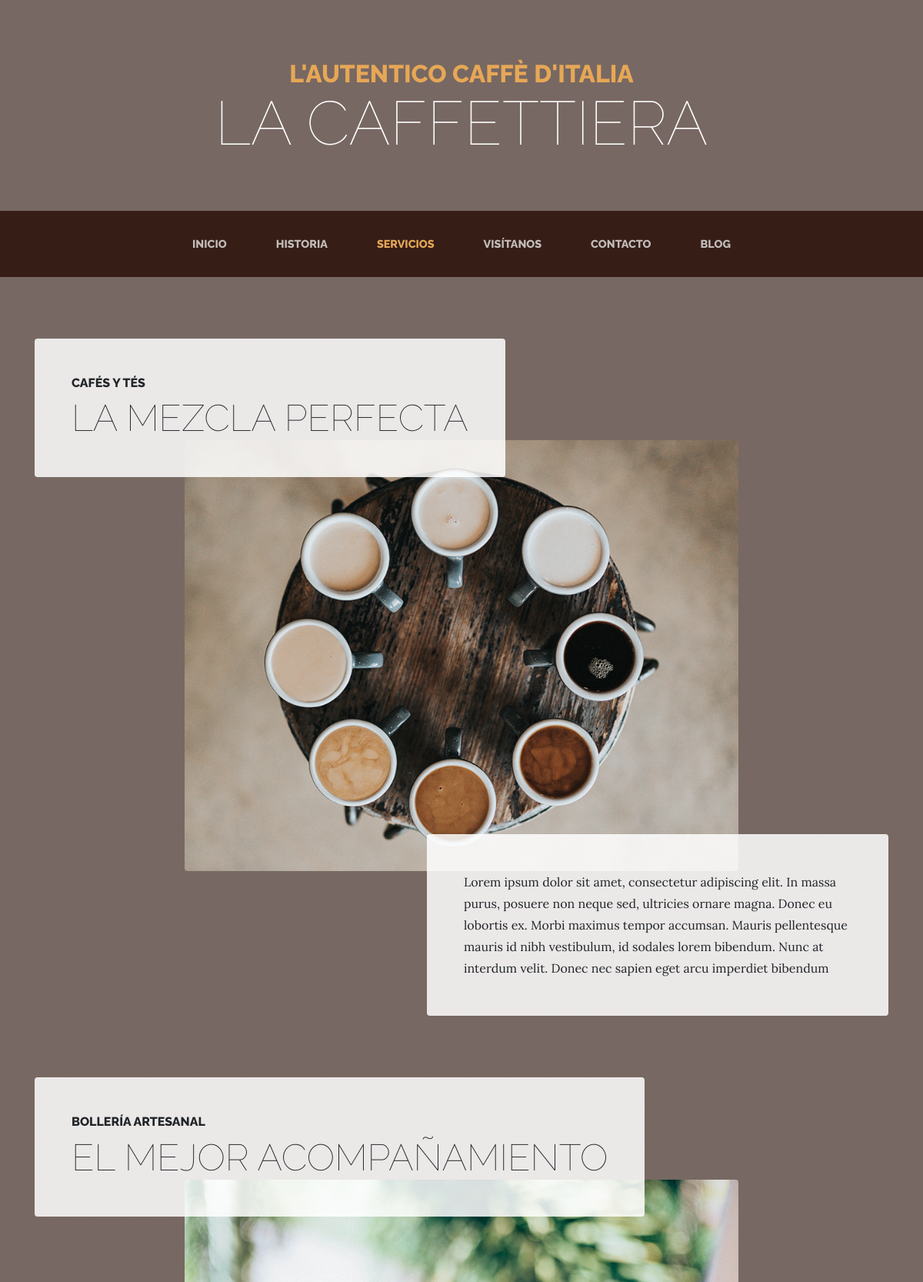
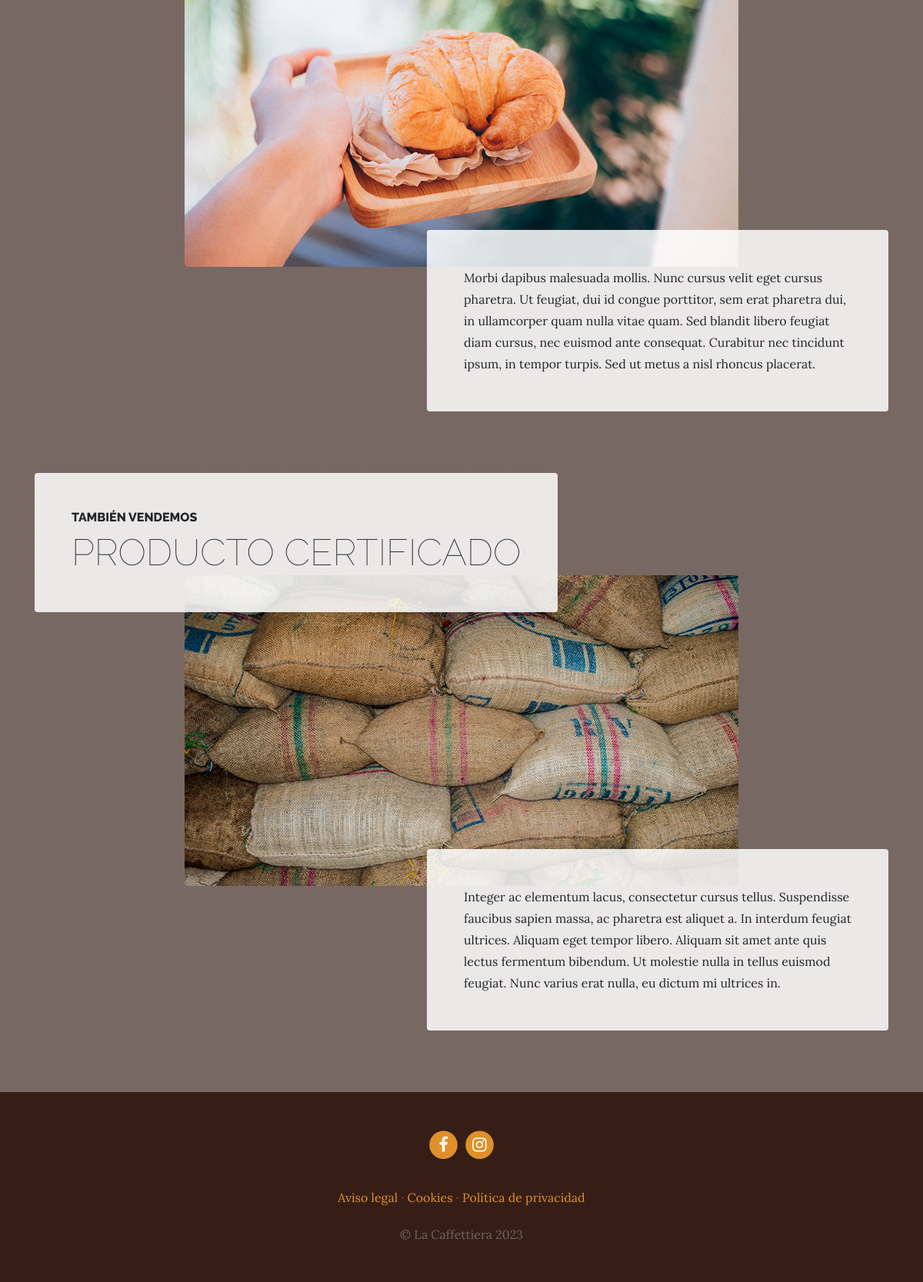
Page /services/ on the committed database (2 pictures, top to bottom).
### services/models.py (models this page shows, shortened)
class Service(models.Model):
    title = models.CharField(max_length=200, verbose_name="Titulo")
    subtitle = models.CharField(max_length=200, verbose_name="SubtTitulo")
    content = models.TextField(verbose_name="Contenido")
    image = models.ImageField(upload_to="services", verbose_name="Imagen")
    created = models.DateTimeField(auto_now_add=True, verbose_name="Fecha de Creación")
    updated = models.DateTimeField(auto_now=True, verbose_name="Fecha de Edición")
    class Meta:
        verbose_name = "servicio"
        ordering = ["-created"]

### pages/models.py (models this page shows, shortened)
class Page(models.Model):
    title = models.CharField(max_length=200, verbose_name="Título")
    content = RichTextField(verbose_name="Contenido")
    order = models.SmallIntegerField(default=0, verbose_name="Orden")
    created = models.DateTimeField(auto_now_add=True, verbose_name="Fecha de Creación")
    updated = models.DateTimeField(auto_now=True, verbose_name="Fecha de Edición")
    class Meta:
        verbose_name = "página"
        ordering = ["order", "title"]

### services/views.py (the view)
# urls.py: path('', views.services, name="services"),
def services(request):
    services = Service.objects.all()
    return render(request, 'services/services.html', {
        'services': services
    })

### core/processors.py (called while the page is built)
def year_now(request):
    dateNow = datetime.now()
    yearNow = datetime.strftime(dateNow, '%Y')
    ctx = {'yearNow': int(yearNow)}
    return ctx

### pages/templatetags/pages_extras.py (called while the page is built)
@register.simple_tag
def get_page_list():
    pages = Page.objects.all()
    return pages

### social/processors.py (called while the page is built)
def ctx_dict(request):
    ctx = {}
    links = Link.objects.all()
    for link in links:
        ctx[link.key] = link.url  # clave: valor
    return ctx

### services/templates/services/services.html (shortened to what this page needs)
{% extends 'core/base.html' %}
{% load static %}
{% block content %}
    {% for service in services reversed %}
        <section class="page-section">
            <div class="container">
                <div class="product-item">
                    <div class="product-item-title d-flex">
                        <div class="bg-faded p-5 d-flex mr-auto rounded">
                            <h2 class="section-heading mb-0">
                                <span class="section-heading-upper">{{ service.subtitle }}</span>
                                <span class="section-heading-lower">{{ service.title }}</span>
                            </h2>
                        </div>
                    </div>
                    <img class="product-item-img mx-auto d-flex rounded img-fluid mb-3 mb-lg-0" src="{{ service.image.url }}"
                        alt="">
                    <div class="product-item-description d-flex ml-auto">
                        <div class="bg-faded p-5 rounded">
                            <p class="mb-0">{{ service.content }}</p>
                        </div>
                    </div>
                </div>
            </div>
        </section>
    {% endfor %}
{% endblock %}

### core/templates/core/base.html (shortened to what this page needs)
<!DOCTYPE html>
<html lang="es">
<head>
    {% load static %}
    <link href="{% static 'core/vendor/font-awesome/css/font-awesome.min.css' %}" rel="stylesheet" type="text/css">
    <link href="{% static 'core/vendor/bootstrap/css/bootstrap.min.css' %}" rel="stylesheet">
    <link href="{% static 'core/css/business-casual.css' %}" rel="stylesheet">
</head>
<body>
    <h1 class="site-heading text-center text-white d-none d-lg-block">
        <span class="site-heading-upper text-primary mb-3">L'autentico caffè d'italia</span>
        <span class="site-heading-lower">La Caffettiera</span>
    </h1>
    <nav class="navbar navbar-expand-lg navbar-dark py-lg-4" id="mainNav">
        <div class="container">
            <div class="collapse navbar-collapse" id="navbarResponsive">
                <ul class="navbar-nav mx-auto">
                    <li class="nav-item px-lg-4 {% if request.path == '/' %} active {% endif %}">
                        <a class="nav-link text-uppercase text-expanded" href="{% url 'home' %}">Inicio</a>
                    </li>
                    <li class="nav-item px-lg-4 {% if request.path == '/about/' %} active {% endif %}">
                        <a class="nav-link text-uppercase text-expanded" href="{% url 'about' %}">Historia</a>
                    </li>
                    <li class="nav-item px-lg-4 {% if request.path == '/services/' %} active {% endif %}">
                        <a class="nav-link text-uppercase text-expanded" href="{% url 'services' %}">Servicios</a>
                    </li>
                    <li class="nav-item px-lg-4 {% if request.path == '/store/' %} active {% endif %}">
                        <a class="nav-link text-uppercase text-expanded" href="{% url 'store' %}">Visítanos</a>
                    </li>
                    <li class="nav-item px-lg-4 {% if request.path == '/contact/' %} active {% endif %}">
                        <a class="nav-link text-uppercase text-expanded" href="{% url 'contact' %}">Contacto</a>
                    </li>
                    <li class="nav-item px-lg-4 {% if request.path|slice:':6' == '/blog/' %} active {% endif %}">
                        <a class="nav-link text-uppercase text-expanded" href="{% url 'blog' %}">Blog</a>
                    </li>
                </ul>
            </div>
        </div>
    </nav>
    {% block content %} {% endblock %}
    <footer class="footer text-faded text-center py-5">
        <div class="container">
            <p class="m-0">
                {% if LINK_FACEBOOK %}
                    <a href="{{ LINK_FACEBOOK }}" class="link" target="_blank">
                        <span class="fa-stack fa-lg">
                            <i class="fa fa-circle fa-stack-2x"></i>
                            <i class="fa fa-facebook fa-stack-1x fa-inverse"></i>
                        </span>
                    </a>
                {% endif %}
                {% if LINK_INSTAGRAM %}
                <a href="{{ LINK_INSTAGRAM }}" class="link" target="_blank">
                    <span class="fa-stack fa-lg">
                        <i class="fa fa-circle fa-stack-2x"></i>
                        <i class="fa fa-instagram fa-stack-1x fa-inverse"></i>
                    </span>
                </a>
                {% endif %}
            </p>
            <p class="m-0 mbt">
                {% load pages_extras %}
                {% get_page_list as page_list %}
                {% for page in page_list %}
                    <a href="{% url 'page' page.id page.title|slugify %}" class="link">{{ page.title }}</a> {% if not forloop.last  %}·{% endif %}
                {% endfor %}
            </p>
            <p class="m-0 mbt1">&copy; La Caffettiera {{ yearNow }}</p>
        </div>
    </footer>
</body>
</html>

### core/static/core/css/business-casual.css (style rules this page uses)
body { font-family: 'Lora'; background: linear-gradient(rgba(47, 23, 15, 0.65), rgba(47, 23, 15, 0.65)), url("../img/bg.jpg"); background-attachment: fixed; background-position: center; background-size: cover; }
h1, h2, h3, h4, h5, h6 { font-family: 'Raleway'; }
p { line-height: 1.75; }
.text-faded { color: rgba(255, 255, 255, 0.3); }
.site-heading { margin-top: 5rem; margin-bottom: 5rem; text-transform: uppercase; line-height: 1; font-family: 'Raleway'; }
.site-heading .site-heading-upper { display: block; font-size: 2rem; font-weight: 800; }
.site-heading .site-heading-lower { font-size: 5rem; font-weight: 100; line-height: 4rem; }
.page-section { margin-top: 5rem; margin-bottom: 5rem; }
.section-heading { text-transform: uppercase; }
.section-heading .section-heading-upper { display: block; font-size: 1rem; font-weight: 800; padding-bottom:.5rem; }
.section-heading .section-heading-lower { display: block; font-size: 3rem; font-weight: 100; }
.bg-faded { background-color: rgba(255, 255, 255, 0.85); }
#mainNav { background-color: rgba(47, 23, 15, 0.9); font-family: 'Raleway'; }
#mainNav .navbar-nav .nav-item .nav-link { color: rgba(255, 255, 255, 0.7); font-weight: 800; }
#mainNav .navbar-nav .nav-item.active .nav-link { color: #e6a756; }
@media (min-width: 992px) { #mainNav .navbar-nav .nav-item .nav-link { font-size: 0.9rem; } }
@media (min-width: 992px) { .product-item .product-item-title { position: relative; z-index: 1; margin-bottom: -3rem; } }
@media (min-width: 992px) { .product-item .product-item-img { position: relative; z-index: 0; max-width: 60vw; } }
@media (min-width: 992px) { .product-item .product-item-description { position: relative; z-index: 1; margin-top: -3rem; max-width: 50vw; } }
.footer { background-color: rgba(47, 23, 15, 0.9); }
.text-primary { color: #e6a756 !important; }
.mbt { padding-top: 2rem; }
.mbt1 { padding-top: 1.25rem; }
a.link { color: #df902a; }

### rows in the picture
Service: subtitle "CAFÉS Y TÉS", title "LA MEZCLA PERFECTA", image (picture), content "Lorem ipsum dolor sit amet, consectetur adipiscing elit. In massa purus, posuere non neque sed, ultricies ornare magna. Donec eu lobortis ex. Morbi maximus tempor accumsan. Mauris pellentesque mauris id nibh vestibulum, id sodales lorem bibendum. Nunc at interdum velit. Donec nec sapien eget arcu imperdiet bibendum"
Service: subtitle "BOLLERÍA ARTESANAL", title "EL MEJOR ACOMPAÑAMIENTO", image (picture), content "Morbi dapibus malesuada mollis. Nunc cursus velit eget cursus pharetra. Ut feugiat, dui id congue porttitor, sem erat pharetra dui, in ullamcorper quam nulla vitae quam. Sed blandit libero feugiat diam cursus, nec euismod ante consequat. Curabitur nec tincidunt ipsum, in tempor turpis. Sed ut metus a nisl rhoncus placerat."
Service: subtitle "TAMBIÉN VENDEMOS", title "PRODUCTO CERTIFICADO", image (picture), content "Integer ac elementum lacus, consectetur cursus tellus. Suspendisse faucibus sapien massa, ac pharetra est aliquet a. In interdum feugiat ultrices. Aliquam eget tempor libero. Aliquam sit amet ante quis lectus fermentum bibendum. Ut molestie nulla in tellus euismod feugiat. Nunc varius erat nulla, eu dictum mi ultrices in."
Page: title "Aviso legal"
Page: title "Cookies"
Page: title "Política de privacidad"

### other values in the picture
{{ yearNow }} "2023"
